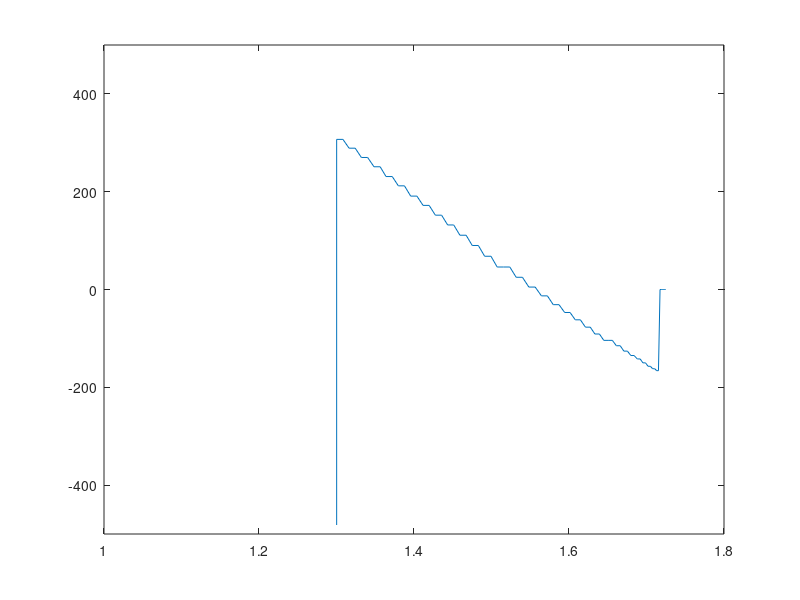

MATLAB code for this plot:
clc;
format shortG
delayLog = load('saveLogs/swing1_5rads.txt');

delayLog = load('saveLogs/swing1_2rads.txt');

delayLog = load('saveLogs/swing0_2rads.txt');
delayLog = load('saveLogs/swing1rads.txt');


qActual = delayLog(:,3:8); % Actual Position
qdActual = delayLog(:,9:14); %Actual  Velocity
qddTarget = delayLog(:,15:20); % Target acc
qdTarget = delayLog(:,21:26); % Target vel
qTarget = delayLog(:,27:32); % Target pos
tool = delayLog(:,33:38); % Target pos

qddActual = diff(qdActual)/0.008;

robotTime = delayLog(:,1);

base = qActual(:,1);

distPx = delayLog(:,39);
distm = delayLog(:,40);

%%
figure()
plot(base,distPx)
ylim([-500 500])